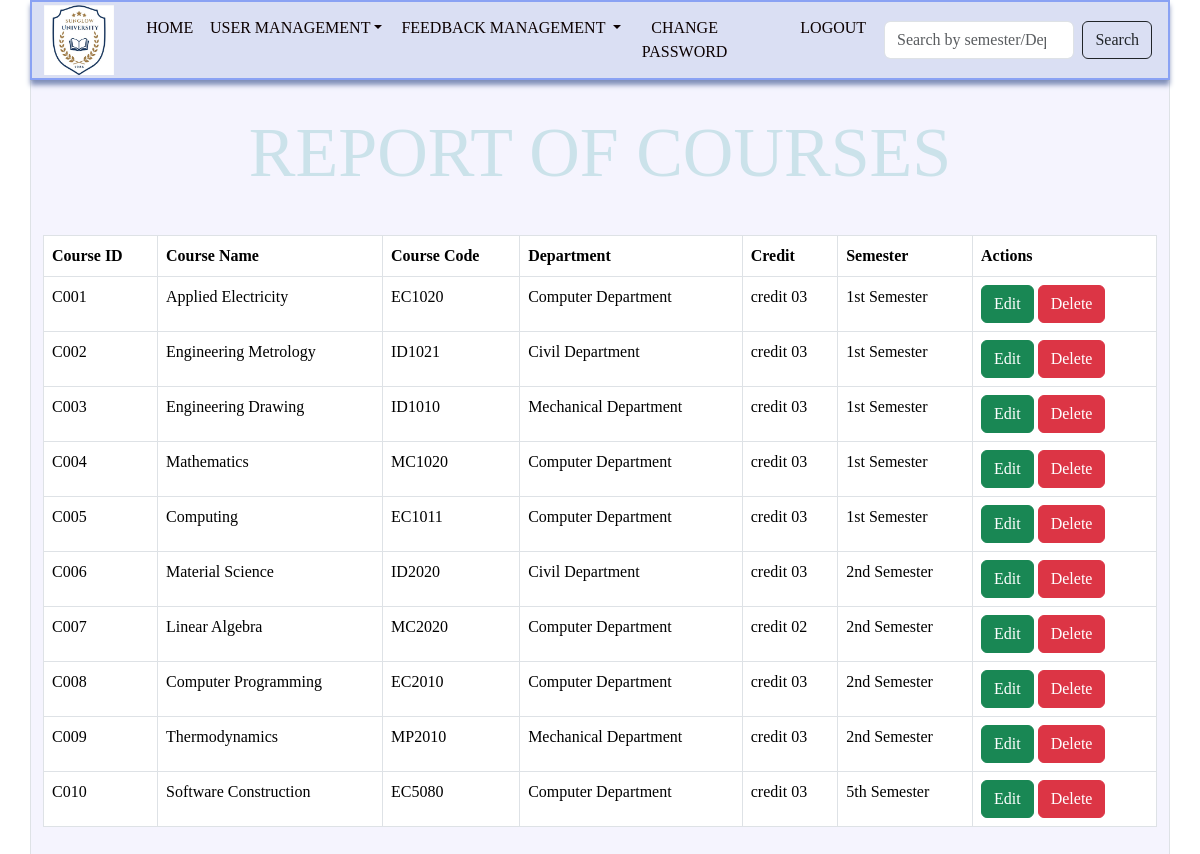
Screenshot of /feedback_management/creport.php with the database file from the repository.
### tables this page shows
CREATE TABLE `course` (
  `Course_Id` varchar(50) NOT NULL,
  `Course_Name` varchar(200) NOT NULL,
  `Course_Code` varchar(50) NOT NULL,
  `Department` varchar(50) NOT NULL,
  `Credits` enum('credit 02','credit 03','credit 04') NOT NULL,
  `Semester` enum('1st Semester','2nd Semester','3rd Semester','4th Semester','5th Semester','6th Semester','7th Semester','8th Semester') NOT NULL
);

### feedback_management/creport.php (the view, shortened to what this page needs)
<!DOCTYPE html>
<html>
<head>
    <link href="https://cdn.jsdelivr.net/npm/bootstrap@5.3.2/dist/css/bootstrap.min.css" rel="stylesheet">
    <link href="https://cdn.jsdelivr.net/npm/bootstrap@5.3.3/dist/css/bootstrap.min.css" rel="stylesheet">
    <link rel="stylesheet" type="text/css" href="css/creport.css">
</head>
<body class="body">
    <nav class="navbar navbar-expand-sm navbar-dark container nav" style="background-color:#07075ca7;height: 80px;">
        <div class="container-fluid">
            <a href="#" class="navbar-brand ">
                <img src="icon/logo.jpg" height="70" alt="CoolBrand">
            </a>
            <div class="collapse navbar-collapse" id="collapsibleNavbar">
                <ul class="navbar-nav row ">
                    <li class="nav-item col-1 ms-2 ">
                        <a class="nav-link font" href="index.php">HOME</a>
                    </li>
                    <li class="nav-item dropdown col-3  ">
                        <a class="nav-link dropdown-toggle font" href="#" role="button" data-bs-toggle="dropdown"  style="text-align: center;">USER MANAGEMENT</a>
                    </li>
                    <li class="nav-item dropdown col-3  ">
                        <a class="nav-link dropdown-toggle font" href="#" role="button" data-bs-toggle="dropdown">FEEDBACK MANAGEMENT </a>
                    </li>
                    <li class="nav-item col-3 ms-3 " >
                        <a class="nav-link font" href="changepsw.php" style="text-align: center;">CHANGE PASSWORD</a>
                    </li>
                    <li class="nav-item col-1 ">
                        <a class="nav-link font" href="home.php">LOGOUT</a>
                    </li>
                </ul>
            </div>
        </div>
        <form class="d-flex col-3" method="post" action="">
            <input class="form-control me-2" type="search" placeholder="Search by semester/Depar/Credit" name="search" aria-label="Search">
            <button type="submit" class="btn btn-outline-dark me-3" name="submit">Search</button>
        </form>
    </nav>
    <div class="container border" style="background-color: rgba(123, 115, 231, 0.075);padding-bottom: 20px;">
        <div>
            <h1 class="cont-title container">REPORT OF COURSES</h1>
        </div>
        <div class="container con">
            <div class="row">
                <div class="col-12">
                    <table class="table table-bordered">
                        <thead>
                            <tr>
                                <th scope="col">Course ID</th>
                                <th scope="col">Course Name</th>
                                <th scope="col">Course Code</th>
                                <th scope="col">Department</th>
                                <th scope="col">Credit</th>
                                <th scope="col">Semester</th>
                                <th scope="col">Actions</th>
                            </tr>
                        </thead>
                        <tbody>
                            <?php
                            $servername = "localhost";
                            $username = "root";
                            $password = "";
                            $database = "student_feedback_management_system";
                            $connection = new mysqli($servername, $username, $password, $database);
                            if (isset($_POST['submit']) && !empty($_POST['search'])) {
                                $search = $_POST['search'];
                                $search = $connection->real_escape_string($search);
                                $sql = "SELECT Course_Id, Course_Name, Course_Code, Department, Credits, Semester FROM course WHERE Semester LIKE '%$search%' OR Department LIKE '%$search%' OR Credits LIKE '%$search%' OR Course_Code LIKE '%$search%'";
                            }
                            else
                            {
                                $sql = "SELECT Course_Id, Course_Name, Course_Code, Department, Credits, Semester FROM course";
                            }
                            $result = $connection->query($sql);
                            if ($result->num_rows > 0) {
                                while ($row = $result->fetch_assoc()) {
                                    echo "
                                    <tr>
                                        <td>{$row['Course_Id']}</td>
                                        <td>{$row['Course_Name']}</td>
                                        <td>{$row['Course_Code']}</td>
                                        <td>{$row['Department']}</td>
                                        <td>{$row['Credits']}</td>
                                        <td>{$row['Semester']}</td>
                                        <td>
                                            <a class='btn btn-success' href='editcourse.php?id={$row['Course_Id']}'>Edit</a>
                                            <a class='btn btn-danger' href='deletecourse.php?id={$row['Course_Id']}' onclick='return confirmDelete();'>Delete</a>
                                        </td>
                                    </tr>
                                    ";
                                }
                            }
                            else
                            {
                                echo "<tr><td colspan='7' class='text-danger text-center'>No results found.</td></tr>";
                            }
                            ?>
                        </tbody>
                    </table>
                </div>
            </div>
        </div>
    </div>
</body>
</html>

### feedback_management/css/creport.css (style rules this page uses)
:root { --font-base1 :"IcoFont"; --font-base2 :"FontAwesome"; --c-primary :#975af9; --c-secondry :#46a7f8; --c-background:#e6e6e6; --c-dark :#2d2d2d; --c-black :#0000; }
.body { font-family: var(--font-base1); color: var(--c-primary); }
.nav { border: solid 2px #063df260; width: 1500px !important; background-color: #dadff3fc !important; box-shadow: 0.1px 5px 5px #7f8eb8; }
.cont-title { text-align: center; font-size: 70px; color: #cbe2ea; padding-top: 30px; }
.con { padding: 2rem 0rem; }
.font { color:#0c0101 !important; }
a { font-family: var(--font-base1); cursor: auto; }

### rows the page displays
course: Course_Id "C001", Course_Name "Applied Electricity", Course_Code "EC1020", Department "Computer Department", Credits "credit 03", Semester "1st Semester"
course: Course_Id "C002", Course_Name "Engineering Metrology", Course_Code "ID1021", Department "Civil Department", Credits "credit 03", Semester "1st Semester"
course: Course_Id "C003", Course_Name "Engineering Drawing", Course_Code "ID1010", Department "Mechanical Department", Credits "credit 03", Semester "1st Semester"
course: Course_Id "C004", Course_Name "Mathematics", Course_Code "MC1020", Department "Computer Department", Credits "credit 03", Semester "1st Semester"
course: Course_Id "C005", Course_Name "Computing", Course_Code "EC1011", Department "Computer Department", Credits "credit 03", Semester "1st Semester"
course: Course_Id "C006", Course_Name "Material Science", Course_Code "ID2020", Department "Civil Department", Credits "credit 03", Semester "2nd Semester"
course: Course_Id "C007", Course_Name "Linear Algebra", Course_Code "MC2020", Department "Computer Department", Credits "credit 02", Semester "2nd Semester"
course: Course_Id "C008", Course_Name "Computer Programming", Course_Code "EC2010", Department "Computer Department", Credits "credit 03", Semester "2nd Semester"
course: Course_Id "C009", Course_Name "Thermodynamics", Course_Code "MP2010", Department "Mechanical Department", Credits "credit 03", Semester "2nd Semester"
course: Course_Id "C010", Course_Name "Software Construction", Course_Code "EC5080", Department "Computer Department", Credits "credit 03", Semester "5th Semester"
